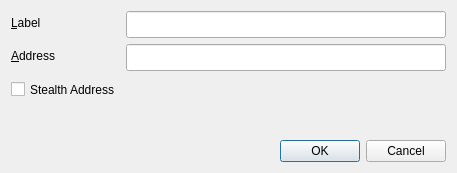
<?xml version="1.0" encoding="UTF-8"?>
<ui version="4.0">
 <class>EditAddressDialog</class>
 <widget class="QDialog" name="EditAddressDialog">
  <property name="geometry">
   <rect>
    <x>0</x>
    <y>0</y>
    <width>457</width>
    <height>173</height>
   </rect>
  </property>
  <property name="windowTitle">
   <string>Edit Address</string>
  </property>
  <layout class="QVBoxLayout" name="verticalLayout">
   <item>
    <layout class="QFormLayout" name="formLayout">
     <property name="fieldGrowthPolicy">
      <enum>QFormLayout::AllNonFixedFieldsGrow</enum>
     </property>
     <item row="0" column="0">
      <widget class="QLabel" name="label">
       <property name="text">
        <string>&amp;Label</string>
       </property>
       <property name="buddy">
        <cstring>labelEdit</cstring>
       </property>
      </widget>
     </item>
     <item row="0" column="1">
      <widget class="QLineEdit" name="labelEdit">
       <property name="toolTip">
        <string>The label associated with this address book entry</string>
       </property>
       <property name="styleSheet">
        <string notr="true">
min-height: 25px;
max-height: 25px;</string>
       </property>
      </widget>
     </item>
     <item row="1" column="1">
      <widget class="QLineEdit" name="addressEdit">
       <property name="toolTip">
        <string>The address associated with this address book entry. This can only be modified for sending addresses.</string>
       </property>
       <property name="styleSheet">
        <string notr="true">
min-height: 25px;
max-height: 25px;</string>
       </property>
      </widget>
     </item>
     <item row="2" column="0">
      <widget class="QCheckBox" name="stealthCB">
       <property name="styleSheet">
        <string notr="true">
min-height: 25px;
max-height: 25px;</string>
       </property>
       <property name="text">
        <string>Stealth Address</string>
       </property>
      </widget>
     </item>
     <item row="1" column="0">
      <widget class="QLabel" name="addressEditLabel">
       <property name="text">
        <string>&amp;Address</string>
       </property>
       <property name="buddy">
        <cstring>addressEdit</cstring>
       </property>
      </widget>
     </item>
    </layout>
   </item>
   <item>
    <widget class="QDialogButtonBox" name="buttonBox">
     <property name="orientation">
      <enum>Qt::Horizontal</enum>
     </property>
     <property name="standardButtons">
      <set>QDialogButtonBox::Cancel|QDialogButtonBox::Ok</set>
     </property>
    </widget>
   </item>
  </layout>
 </widget>
 <resources/>
 <connections>
  <connection>
   <sender>buttonBox</sender>
   <signal>accepted()</signal>
   <receiver>EditAddressDialog</receiver>
   <slot>accept()</slot>
   <hints>
    <hint type="sourcelabel">
     <x>248</x>
     <y>254</y>
    </hint>
    <hint type="destinationlabel">
     <x>157</x>
     <y>274</y>
    </hint>
   </hints>
  </connection>
  <connection>
   <sender>buttonBox</sender>
   <signal>rejected()</signal>
   <receiver>EditAddressDialog</receiver>
   <slot>reject()</slot>
   <hints>
    <hint type="sourcelabel">
     <x>316</x>
     <y>260</y>
    </hint>
    <hint type="destinationlabel">
     <x>286</x>
     <y>274</y>
    </hint>
   </hints>
  </connection>
 </connections>
</ui>
